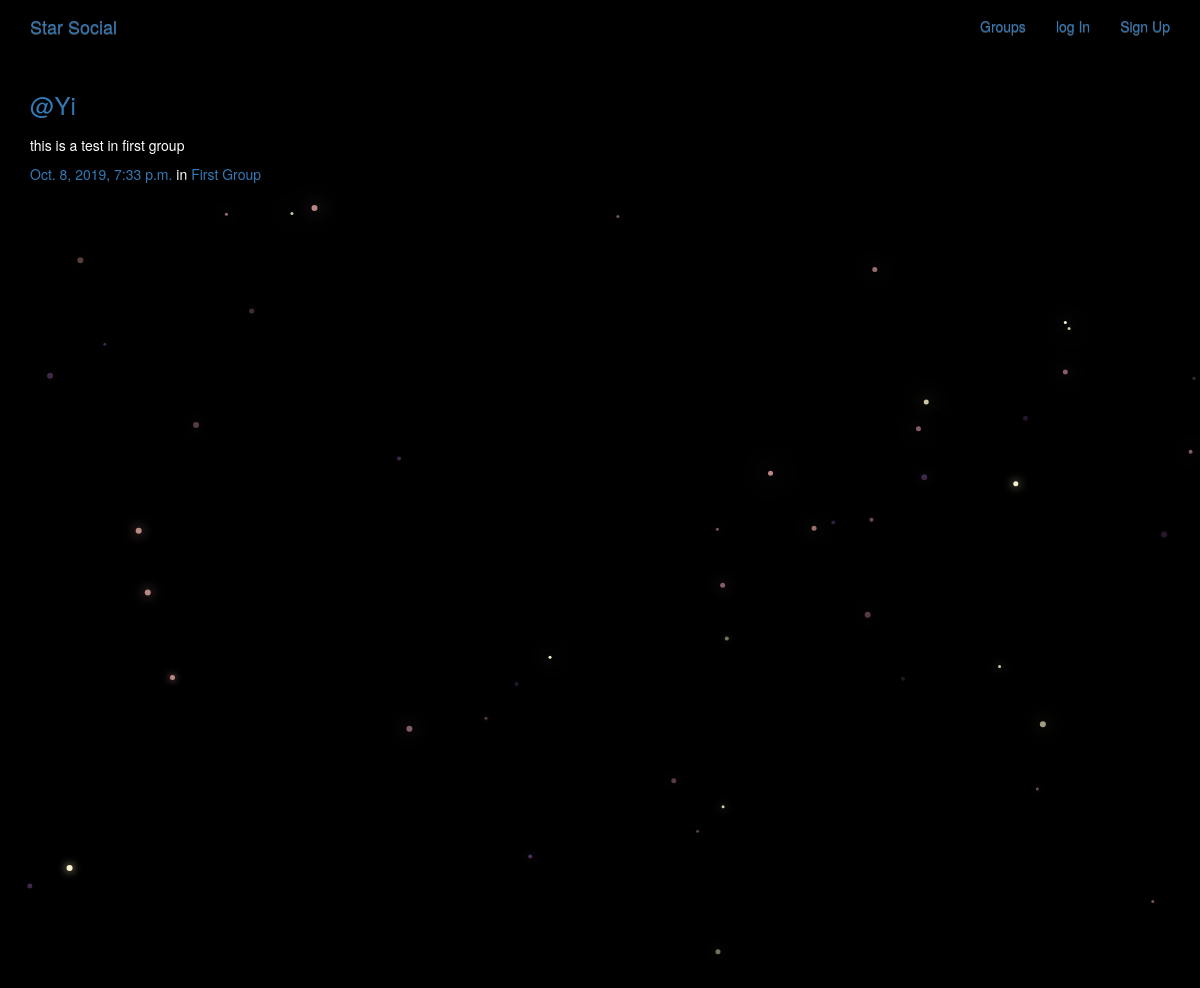
Page /posts/by/Yi/4/ on the committed database.
### posts/models.py (models this page shows, shortened)
class Post(models.Model):
    user = models.ForeignKey(User, on_delete=models.CASCADE, related_name='posts')
    created_at = models.DateTimeField(auto_now=True)
    message = models.TextField()
    group = models.ForeignKey(Group, on_delete=models.CASCADE, related_name='posts', null=True, blank=True)
    class Meta:
        ordering = ['-created_at']
        unique_together = ['user','message']

### groups/models.py (models this page shows, shortened)
class Group(models.Model):
    name = models.CharField(max_length=255, unique=True)
    slug = models.SlugField(allow_unicode=True, unique=True)
    description = models.TextField(blank=True, default='')
    members = models.ManyToManyField(User, through='GroupMember')
    class Meta:
        ordering = ['name']

### posts/views.py (the view)
# urls.py: path('by/<username>/<int:pk>/', views.PostDetail.as_view(), name='single'),
class PostDetail(SelectRelatedMixin, generic.DetailView):
    model = models.Post
    select_related = ('user', 'group')
    def get_queryset(self):
        queryset =  super().get_queryset()
        return queryset.filter(user__username__iexact=self.kwargs.get('username'))

### posts/templates/posts/post_detail.html
{% extends 'posts/post_base.html' %}
{% block post_content %}
  {% include "posts/_post.html" %}
{% endblock %}

### posts/templates/posts/_post.html (shortened to what this page needs)
<div class="post media">
  <h3 class="mr-5"> <a href="{% url 'posts:for_user' username=post.user.username %}">@{{ post.user.username }} </a> </h3>
  <div class="media-body">
    <h5>{{ post.message|safe}}</h5>
      <time class="time"> <a href="{% url 'posts:single' username=post.user.username pk=post.pk %}">{{ post.created_at }}</a> </time>
      {% if post.group %}
        <span class='group-name'>in <a href="#">{{ post.group.name }}</a> </span>
      {% endif %}
  </div>
</div>

### static/simplesocial/css/master.css (style rules this page uses)
body { margin: 0; overflow: hidden; background-color: black; color:white; }

### rows in the picture
Post: user.username "Yi", message "this is a test in first group", created_at "Oct. 8, 2019, 7:33 p.m.", group.name "First Group"
